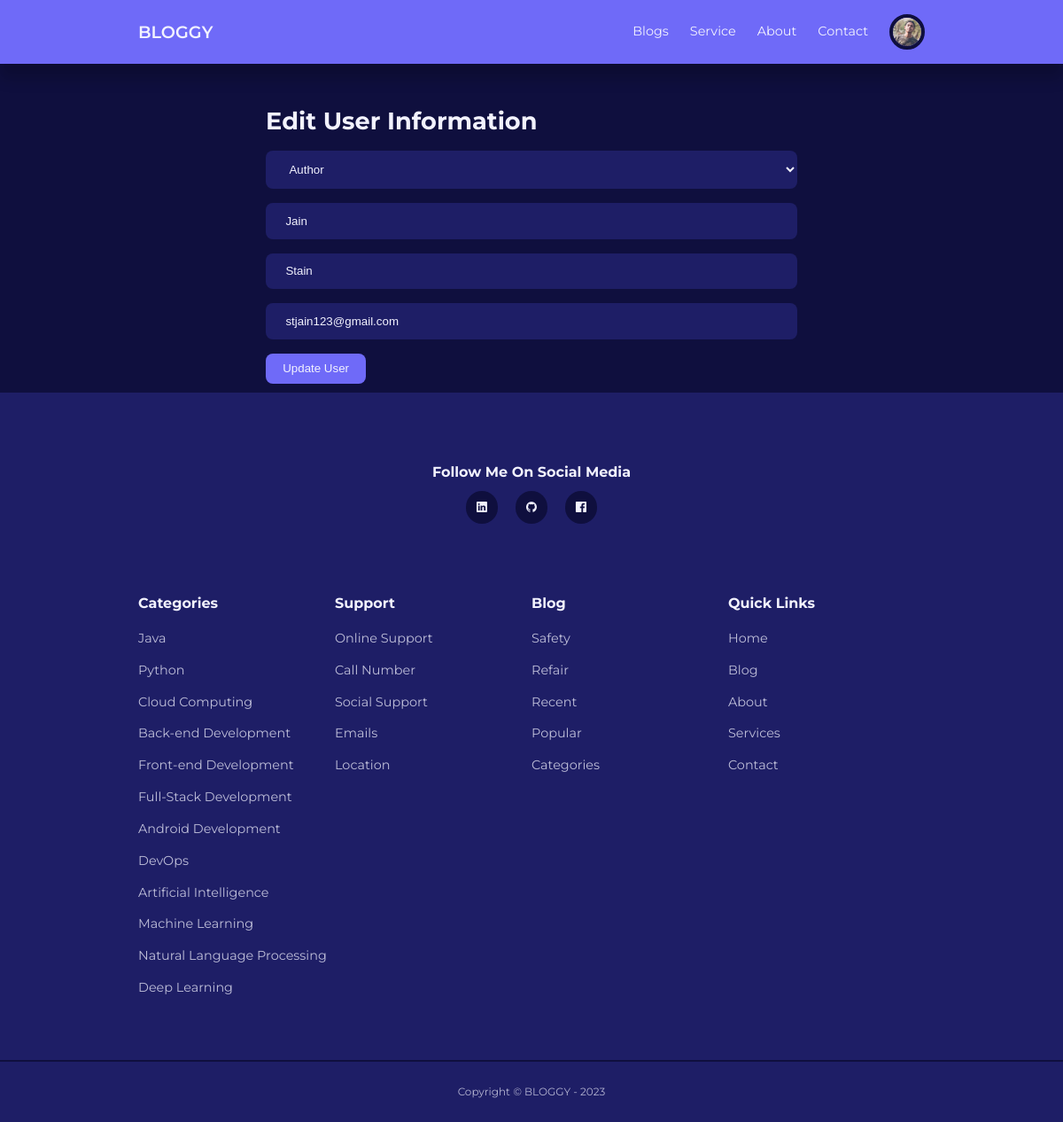
The app's page /admin/edit-user.php?id=6 (signed in) with its own data.
### tables this page shows
CREATE TABLE `users` (
  `id` int(11) NOT NULL,
  `first_name` varchar(30) NOT NULL,
  `last_name` varchar(30) NOT NULL,
  `username` varchar(30) NOT NULL,
  `email` varchar(50) NOT NULL,
  `password` varchar(255) NOT NULL,
  `avatar` varchar(255) DEFAULT NULL,
  `description` varchar(500) NOT NULL,
  `is_admin` tinyint(1) NOT NULL DEFAULT 0
);

CREATE TABLE `categories` (
  `id` int(11) NOT NULL,
  `title` varchar(255) NOT NULL,
  `description` varchar(500) NOT NULL DEFAULT 'This is a default description for this title.'
);

### admin/partials/header.php (called while the page is built, shortened)
<?php
require '../partials/header.php';

### admin/edit-user.php (the view, shortened to what this page needs)
<?php
include 'partials/header.php';
if(isset($_GET['id']) && $_GET['id'] > 0){
    $id = $_GET['id'];
    $sql = "SELECT * FROM users WHERE id=$id";
    $result = mysqli_query($conn, $sql);
    if($result){
        $user = mysqli_fetch_assoc($result);
    }
}
else{
    header('location: '.ROOT_URL.'admin/manage-users.php');
    die();
}
?>
   <section class="form__section">
        <div class="form__section-container">
            <h2>Edit User Information</h2>
            <form action="<?= ROOT_URL ?>model/update-user.php" method="post" enctype="multipart/form-data">
                <select name="role" id="identity">
                    <option value="0" <?= $user['is_admin'] == 0 ? 'selected' : ''?> selected>Author</option>
                </select>
                <input type="text" value="<?= $user['first_name']?>" readonly>
                <input type="text" value="<?= $user['last_name']?>" readonly>
                <input type="email" value="<?= $user['email']?>" readonly>
               <button type="submit" class="btn" name="submit">Update User</button>
            </form>
        </div>
    </section>
<?php
include '../partials/footer.php';
?>

### partials/header.php (shortened to what this page needs)
<?php
require 'config/database.php';
if(isset($_SESSION['user-id'])){
    $id = filter_var($_SESSION['user-id'], FILTER_SANITIZE_NUMBER_INT);
    $sql = "SELECT * from users where id='$id'";
    $res = mysqli_query($conn, $sql);
    $user = mysqli_fetch_assoc($res);
}
?>
<!DOCTYPE html>
<html lang="en">
<head>
    <link rel="stylesheet" href="<?= ROOT_URL ?>css/style.css">
    <link rel="stylesheet" href="https://unicons.iconscout.com/release/v4.0.0/css/line.css">
</head>
<body>
    <nav>
        <div class="container nav__container">
            <a href="<?= ROOT_URL ?>" class="nav__logo">BLOGGY</a>
            <ul class="nav__items">
                <li><a href="<?= ROOT_URL ?>blog.php">Blogs</a></li>
                <li><a href="<?= ROOT_URL ?>service.php">Service</a></li>
                <li><a href="<?= ROOT_URL ?>about.php">About</a></li>
                <li><a href="<?= ROOT_URL ?>contact.php">Contact</a></li>
                <?php if(isset($_SESSION['user-id'])) : ?>
                <li class="nav__profile">
                    <div class="avatar">
                        <img src="<?= ROOT_URL .'images/avatar/'. $user['avatar']?>" alt="">
                    </div>
                </li>
                <?php else : ?>
                <li><a href="<?= ROOT_URL ?>signin.php">Login</a></li>
                <?php endif ?>
            </ul>
        </div>
    </nav>

### partials/footer.php (shortened to what this page needs)
<footer>
        <h4 style="text-align: center; margin-bottom: 10px;">Follow Me On Social Media</h4>
        <div class="footer__social">
            <a href="https://www.linkedin.com/in/nayem11" target="_blank" title="LinkedIn"><i class="uil uil-linkedin"></i></a>
            <a href="https://www.github.com/nayem1108" target="_blank" title="GitHub"><i class="uil uil-github"></i></a>
            <a href="https://www.facebook.com/mrnayemuddin" target="_blank" title="Facebook"><i class="uil uil-facebook"></i></a>
        </div>
        <div class="container footer__container">
            <article>
                <h4>Categories</h4>
                <ul>
                    <?php
                    $sql1 = "SELECT * FROM categories";
                    $cat_res_footer = mysqli_query($conn, $sql1);
                    while($category_footer = mysqli_fetch_assoc($cat_res_footer)):?>
                   <li><a href="<?= ROOT_URL ?>category-posts.php?category_id=<?= $category_footer['id']?>"><?= $category_footer['title']?></a></li>
                  <?php endwhile?>
                </ul>
            </article>
            <article>
                <h4>Support</h4>
                <ul>
                   <li><a href="">Online Support</a></li>
                   <li><a href="">Call Number</a></li>
                   <li><a href="">Social Support</a></li>
                   <li><a href="">Emails</a></li>
                   <li><a href="">Location</a></li>
                </ul>
            </article>
            <article>
                <h4>Blog</h4>
                <ul>
                   <li><a href="">Safety</a></li>
                   <li><a href="">Refair</a></li>
                   <li><a href="">Recent</a></li>
                   <li><a href="">Popular</a></li>
                   <li><a href="">Categories</a></li>
                </ul>
            </article>
            <article>
                <h4>Quick Links</h4>
                <ul>
                   <li><a href="<?= ROOT_URL ?>">Home</a></li>
                   <li><a href="<?= ROOT_URL ?>blog.php">Blog</a></li>
                   <li><a href="<?= ROOT_URL ?>about.php">About</a></li>
                   <li><a href="<?= ROOT_URL ?>service.php">Services</a></li>
                   <li><a href="<?= ROOT_URL ?>contact.php">Contact</a></li>
                </ul>
            </article>
        </div>
        <div class="footer__copyright">
            <small>Copyright &copy; BLOGGY - 2023</small>
        </div>
    </footer>
</body>
</html>

### css/style.css (style rules this page uses)
:root { --color-primary: #6f6af8; --color-primary-light: hsla(242, 86%, 66%, 0.18); --color-primary-variant: #5854c7; --color-red: #da0f3f; --color-red-light: hsl(346, 87%, 46%, 15%); --color-green: #00c476; --color-green-light: hsl(156, 100%, 38%, 15%); --color-gray-900: #1e1e66; --color-gray-700: #2d2b7c; --color-gray-300: rgba(242, 242, 254, 0.3); --color-gray-200: rgba(242, 242, 254, 0.7); --color-white: #f2f2fe; --color-bg: #0f0f3e; --transition: all 300ms ease; --container-width-lg: 74%; --container-width-md: 88%; --form-width: 50%; --card-border-radius-1: 0.3rem; --card-border-radius-2: 0.5rem; --card-border-radius-3: 0.8rem; --card-border-radius-4: 2rem; --card-border-radius-5: 5rem; }
* { margin: 0; padding: 0; outline: 0; border: 0; appearance: 0; list-style: none; text-decoration: none; box-sizing: border-box; }
body { font-family: 'Montserrat', sans-serif; line-height: 1.6; color: var(--color-gray-200); overflow-x: hidden; background: var(--color-bg); font-size: 0.9rem; }
.container { width: var(--container-width-lg); max-width: 1800px; margin-inline: auto; }
section { margin-top: 3rem; width: 100vw; }
h1, h2, h3, h4, h5 { color: var(--color-white); line-height: 1.3; }
h2 { font-size: 1.7rem; margin: 1rem 0; }
h4 { font-size: 1rem; }
a { color: var(--color-white); transition: var(--transition); }
img { display: block; width: 100%; object-fit: cover; }
nav { background: var(--color-primary); width: 100vw; height: 4.5rem; position:fixed; top: 0; z-index: 10; box-shadow: 0 1rem 1rem rgba(0, 0, 0, 0.2); }
.nav__container { height: 100%; display: flex; align-items: center; justify-content: space-between; }
.avatar { width: 2.5rem; height:2.5rem; aspect-ratio: 1/1; border-radius: 50%; overflow: hidden; border: 0.3rem solid var(--color-bg); }
.nav__logo { font-weight: 600; font-size: 1.2rem; }
.nav__items { display: flex; align-items: center; gap: 1.5rem; }
.nav__profile { position: relative; cursor: pointer; }
footer { background:var(--color-gray-900); padding: 5rem 0 0; box-shadow: inset 0 1.5rem 1.5 rgba(0, 0, 0, 0.2); }
.footer__social { margin-inline: auto; width: fit-content; margin-bottom: 5rem; display: flex; justify-content: space-between; align-items: center; gap: 1.2rem; }
.footer__social a { background: var(--color-bg); border-radius: 50%; width: 2.3rem; height: 2.3rem; display: flex; align-items: center; justify-content: center; }
.footer__container { display: grid; grid-template-columns: repeat(4, 1fr); }
footer h4 { color:var(--color-white); margin-bottom: 0.7rem; }
footer ul li { padding: 0.4rem 0; }
footer ul a { opacity: 0.75; }
.footer__copyright { text-align: center; padding: 1.5rem 0; border-top:2px solid var(--color-bg); margin-top: 4rem; }
.btn { display: inline-block; width: fit-content; padding: 0.6rem 1.2rem; background-color: var(--color-primary); border-radius: var(--card-border-radius-2); cursor: pointer; transition: var(--transition); color: var(--color-white); }
.form__section { margin-top: 5rem; display: grid; place-items: center; height: auto; margin-bottom: 10px; }
.form__section-container { width: var(--form-width); }
form { display: flex; flex-direction: column; gap: 1rem; }
input, textarea, select { padding: 0.8rem 1.4rem; background-color: var(--color-gray-900); border-radius: var(--card-border-radius-2); resize: none; color: var(--color-white); }

### records on screen
users: avatar (picture)
users: role "Author", first_name "Jain", last_name "Stain", email "stjain123@gmail.com"
categories: title "Java"
categories: title "Python"
categories: title "Cloud Computing"
categories: title "Back-end Development"
categories: title "Front-end Development"
categories: title "Full-Stack Development"
categories: title "Android Development"
categories: title "DevOps"
categories: title "Artificial Intelligence"
categories: title "Machine Learning"
categories: title "Natural Language Processing"
categories: title "Deep Learning"
